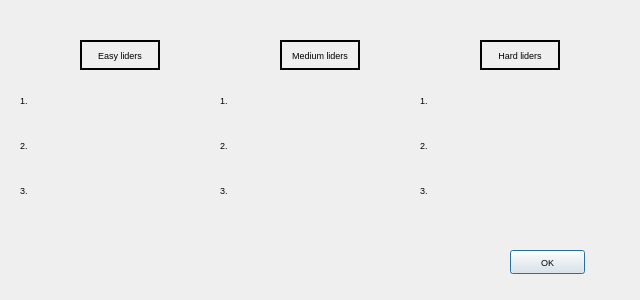
<?xml version="1.0" encoding="UTF-8"?>
<ui version="4.0">
 <class>RecordDialog</class>
 <widget class="QDialog" name="RecordDialog">
  <property name="geometry">
   <rect>
    <x>0</x>
    <y>0</y>
    <width>640</width>
    <height>300</height>
   </rect>
  </property>
  <property name="minimumSize">
   <size>
    <width>640</width>
    <height>300</height>
   </size>
  </property>
  <property name="maximumSize">
   <size>
    <width>640</width>
    <height>300</height>
   </size>
  </property>
  <property name="windowTitle">
   <string>MineSweeper - Record</string>
  </property>
  <property name="windowIcon">
   <iconset resource="resource.qrc">
    <normaloff>:/Images/icon.ico</normaloff>:/Images/icon.ico</iconset>
  </property>
  <widget class="QLabel" name="pEasyLidersLabel">
   <property name="geometry">
    <rect>
     <x>80</x>
     <y>40</y>
     <width>80</width>
     <height>30</height>
    </rect>
   </property>
   <property name="font">
    <font>
     <pointsize>7</pointsize>
    </font>
   </property>
   <property name="frameShape">
    <enum>QFrame::WinPanel</enum>
   </property>
   <property name="text">
    <string>Easy liders</string>
   </property>
   <property name="alignment">
    <set>Qt::AlignCenter</set>
   </property>
  </widget>
  <widget class="QLabel" name="pMediumLidersLaber">
   <property name="geometry">
    <rect>
     <x>280</x>
     <y>40</y>
     <width>80</width>
     <height>30</height>
    </rect>
   </property>
   <property name="font">
    <font>
     <pointsize>7</pointsize>
    </font>
   </property>
   <property name="frameShape">
    <enum>QFrame::WinPanel</enum>
   </property>
   <property name="text">
    <string>Medium liders</string>
   </property>
   <property name="alignment">
    <set>Qt::AlignCenter</set>
   </property>
  </widget>
  <widget class="QLabel" name="pHardLidersLabel">
   <property name="geometry">
    <rect>
     <x>480</x>
     <y>40</y>
     <width>80</width>
     <height>30</height>
    </rect>
   </property>
   <property name="font">
    <font>
     <pointsize>7</pointsize>
    </font>
   </property>
   <property name="frameShape">
    <enum>QFrame::WinPanel</enum>
   </property>
   <property name="text">
    <string>Hard liders</string>
   </property>
   <property name="alignment">
    <set>Qt::AlignCenter</set>
   </property>
  </widget>
  <widget class="QLabel" name="pEasyN1Label">
   <property name="geometry">
    <rect>
     <x>20</x>
     <y>90</y>
     <width>20</width>
     <height>20</height>
    </rect>
   </property>
   <property name="font">
    <font>
     <pointsize>7</pointsize>
    </font>
   </property>
   <property name="text">
    <string>1.</string>
   </property>
  </widget>
  <widget class="QLabel" name="pEasyN2Label">
   <property name="geometry">
    <rect>
     <x>20</x>
     <y>135</y>
     <width>20</width>
     <height>20</height>
    </rect>
   </property>
   <property name="font">
    <font>
     <pointsize>7</pointsize>
    </font>
   </property>
   <property name="text">
    <string>2.</string>
   </property>
  </widget>
  <widget class="QLabel" name="pEasyN3Label">
   <property name="geometry">
    <rect>
     <x>20</x>
     <y>180</y>
     <width>20</width>
     <height>20</height>
    </rect>
   </property>
   <property name="font">
    <font>
     <pointsize>7</pointsize>
    </font>
   </property>
   <property name="text">
    <string>3.</string>
   </property>
  </widget>
  <widget class="QLabel" name="pMediumN2Label">
   <property name="geometry">
    <rect>
     <x>220</x>
     <y>135</y>
     <width>20</width>
     <height>20</height>
    </rect>
   </property>
   <property name="font">
    <font>
     <pointsize>7</pointsize>
    </font>
   </property>
   <property name="text">
    <string>2.</string>
   </property>
  </widget>
  <widget class="QLabel" name="pMediumN1Label">
   <property name="geometry">
    <rect>
     <x>220</x>
     <y>90</y>
     <width>20</width>
     <height>20</height>
    </rect>
   </property>
   <property name="font">
    <font>
     <pointsize>7</pointsize>
    </font>
   </property>
   <property name="text">
    <string>1.</string>
   </property>
  </widget>
  <widget class="QLabel" name="pMediumN3Label">
   <property name="geometry">
    <rect>
     <x>220</x>
     <y>180</y>
     <width>20</width>
     <height>20</height>
    </rect>
   </property>
   <property name="font">
    <font>
     <pointsize>7</pointsize>
    </font>
   </property>
   <property name="text">
    <string>3.</string>
   </property>
  </widget>
  <widget class="QLabel" name="pHardN2Label">
   <property name="geometry">
    <rect>
     <x>420</x>
     <y>135</y>
     <width>20</width>
     <height>20</height>
    </rect>
   </property>
   <property name="font">
    <font>
     <pointsize>7</pointsize>
    </font>
   </property>
   <property name="text">
    <string>2.</string>
   </property>
  </widget>
  <widget class="QLabel" name="pHardN1Label">
   <property name="geometry">
    <rect>
     <x>420</x>
     <y>90</y>
     <width>20</width>
     <height>20</height>
    </rect>
   </property>
   <property name="font">
    <font>
     <pointsize>7</pointsize>
    </font>
   </property>
   <property name="text">
    <string>1.</string>
   </property>
  </widget>
  <widget class="QLabel" name="pHardN3Label">
   <property name="geometry">
    <rect>
     <x>420</x>
     <y>180</y>
     <width>20</width>
     <height>20</height>
    </rect>
   </property>
   <property name="font">
    <font>
     <pointsize>7</pointsize>
    </font>
   </property>
   <property name="text">
    <string>3.</string>
   </property>
  </widget>
  <widget class="QPushButton" name="pDoneButton">
   <property name="geometry">
    <rect>
     <x>510</x>
     <y>250</y>
     <width>75</width>
     <height>24</height>
    </rect>
   </property>
   <property name="font">
    <font>
     <pointsize>7</pointsize>
    </font>
   </property>
   <property name="text">
    <string>OK</string>
   </property>
  </widget>
 </widget>
 <resources>
  <include location="resource.qrc"/>
 </resources>
 <connections>
  <connection>
   <sender>pDoneButton</sender>
   <signal>clicked()</signal>
   <receiver>RecordDialog</receiver>
   <slot>close()</slot>
   <hints>
    <hint type="sourcelabel">
     <x>547</x>
     <y>261</y>
    </hint>
    <hint type="destinationlabel">
     <x>319</x>
     <y>149</y>
    </hint>
   </hints>
  </connection>
 </connections>
</ui>
